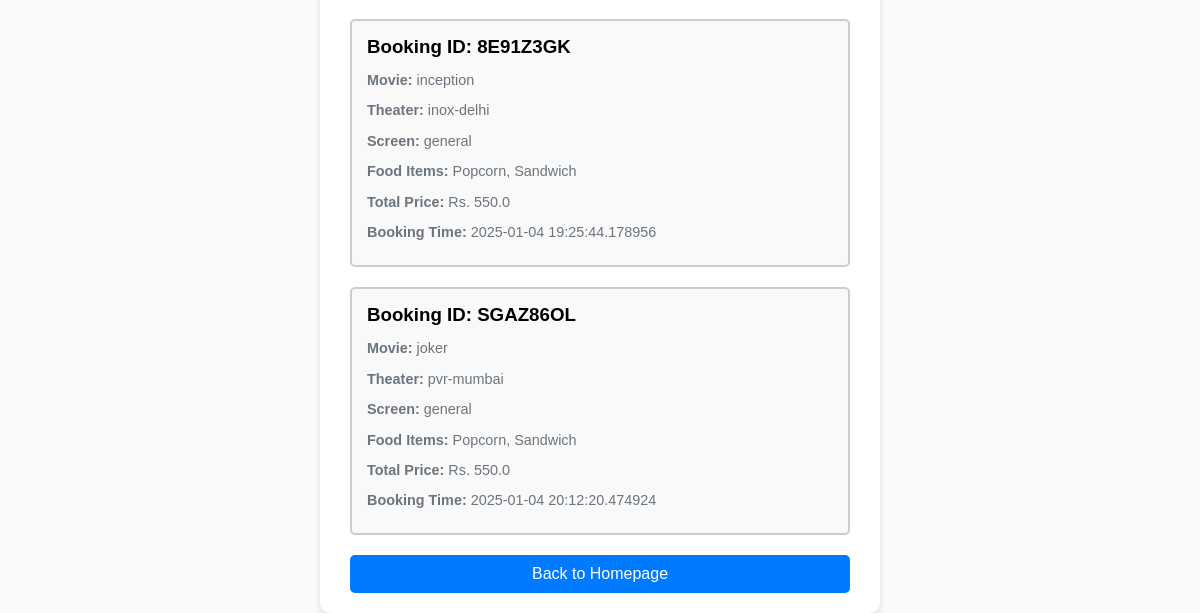
/view_previous_bookings (lower part), run on an earlier commit of the app's database.
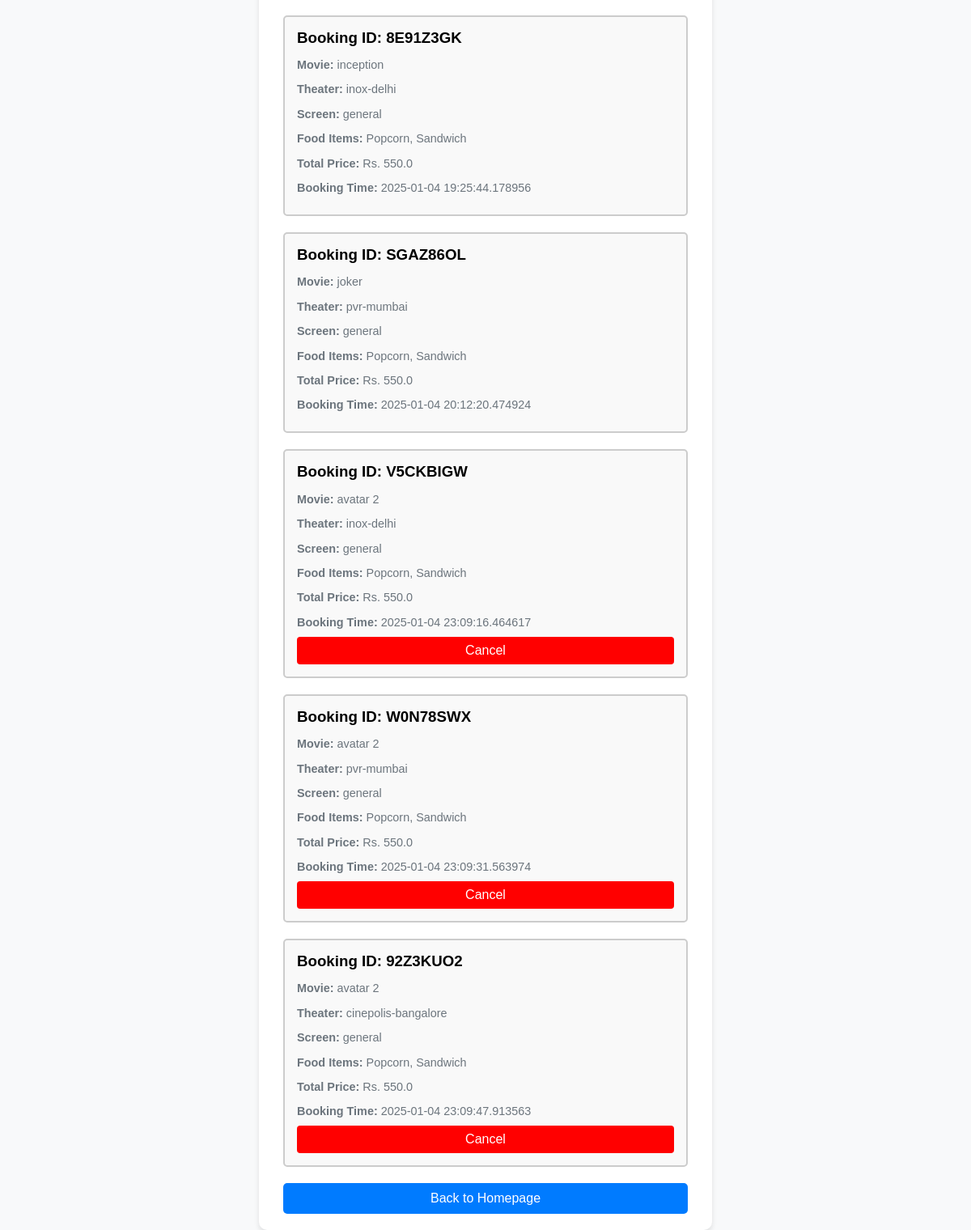
And on a later commit of the database.
### tables this page shows
CREATE TABLE bookings (
                            id INTEGER PRIMARY KEY AUTOINCREMENT,
                            theater TEXT,
                            movie TEXT,
                            screen TEXT,
                            food_items TEXT,
                            total_price REAL,
                            booking_time DATETIME,
                            seat_number INTEGER,
                            booking_id TEXT,
                            canceled INTEGER DEFAULT 0
                          );

### app.py (the view)
@app.route("/view_previous_bookings", methods=["GET"])
def view_previous_bookings():
    with sqlite3.connect('booking.db') as conn:
        cursor = conn.cursor()
        cursor.execute("SELECT * FROM bookings WHERE canceled = 0")
        rows = cursor.fetchall()
        bookings = []
        now = datetime.datetime.now()
        print(f"Current Time: {now}")  # Debug log
        for row in rows:
            movie = row[2]  # Movie name from the booking record
            try:
                movie_data = theater_data.get('movies', {}).get(movie, {})
                show_time_str = movie_data.get('date_time')
                if not show_time_str:
                    raise KeyError(f"'date_time' not found for movie {movie}")
                show_time = datetime.datetime.strptime(show_time_str, '%m/%d/%Y, %I:%M:%S %p')
                print(f"Show Time for {movie}: {show_time}")  # Debug log
                cancelable = (show_time - now).total_seconds() > 30 * 60
            except KeyError as e:
                print(f"Error: Missing data for {movie} - {e}")  # Debug log
                continue
            except ValueError as e:
                print(f"Error: Invalid date format for {movie} - {e}")  # Debug log
                continue
            bookings.append({
                "id": row[0],
                "theater": row[1],
                "movie": row[2],
                "screen": row[3],
                "food_items": row[4],
                "total_price": row[5],
                "booking_time": row[6],
                "seat_number": row[7],
                "booking_id": row[8],
                "show_time": show_time.strftime('%Y-%m-%d %I:%M %p'),
                "cancelable": cancelable
            })
    if not bookings:
        print("No bookings found!")  # Debug log
    return render_template("previousBookings.html", previous_bookings=bookings)

### templates/previousbookings.html (shortened to what this page needs)
<!DOCTYPE html>
<html lang="en">
<head>
    <link href="{{ url_for('static', filename='css/style.css') }}" rel="stylesheet">
</head>
<body>
    <div class="container">
        {% if previous_bookings %}
            {% for booking in previous_bookings %}
            <div class="booking-card">
                <h3>Booking ID: {{ booking.booking_id }}</h3>
                <p class="details"><strong>Movie:</strong> {{ booking.movie }}</p>
                <p class="details"><strong>Theater:</strong> {{ booking.theater }}</p>
                <p class="details"><strong>Screen:</strong> {{ booking.screen }}</p>
                <p class="details"><strong>Food Items:</strong> {{ booking.food_items.split(",") | join(", ") }}</p>
                <p class="details"><strong>Total Price:</strong> Rs. {{ booking.total_price }}</p>
                <p class="details"><strong>Booking Time:</strong> {{ booking.booking_time }}</p>
                {% if booking.cancelable %}
                <form method="POST" action="{{ url_for('cancel_booking') }}">
                    <button type="submit" class="btn-cancel">Cancel</button>
                </form>
                {% endif %}
            </div>
            {% endfor %}
        {% else %}
            <p>No previous bookings found.</p>
        {% endif %}
        <button onclick="window.location.href='{{ url_for('home') }}'" class="btn">Back to Homepage</button>
    </div>
</body>
</html>

### static/css/style.css (style rules this page uses)
body { font-family: Arial, sans-serif; margin: 0; padding: 0; background-color: #f8f9fa; display: flex; justify-content: center; align-items: center; min-height: 100vh; }
.container { background: white; padding: 20px 30px; border-radius: 10px; box-shadow: 0 4px 6px rgba(0, 0, 0, 0.1); width: 100%; max-width: 500px; text-align: left; }
button { width: 100%; padding: 10px 15px; font-size: 1rem; color: white; background-color: #007bff; border: none; border-radius: 5px; cursor: pointer; transition: background-color 0.3s; }

### templates/previousbookings.html (style rules this page uses)
.booking-card { border: 2px solid #ccc; border-radius: 5px; padding: 15px; margin-bottom: 20px; background-color: #f9f9f9; }
.booking-card h3 { margin-top: 0; margin-bottom: 10px; }
.btn-cancel { background-color: red; color: white; border: none; padding: 8px 12px; cursor: pointer; border-radius: 4px; }

What changed in the data, as far as the page shows it:
added bookings: booking_id "V5CKBIGW", movie "avatar 2", theater "inox-delhi", screen "general", food_items.split "Popcorn, Sandwich", total_price "550.0", booking_time "2025-01-04 23:09:16.464617"
added bookings: booking_id "W0N78SWX", movie "avatar 2", theater "pvr-mumbai", screen "general", food_items.split "Popcorn, Sandwich", total_price "550.0", booking_time "2025-01-04 23:09:31.563974"
added bookings: booking_id "92Z3KUO2", movie "avatar 2", theater "cinepolis-bangalore", screen "general", food_items.split "Popcorn, Sandwich", total_price "550.0", booking_time "2025-01-04 23:09:47.913563"
